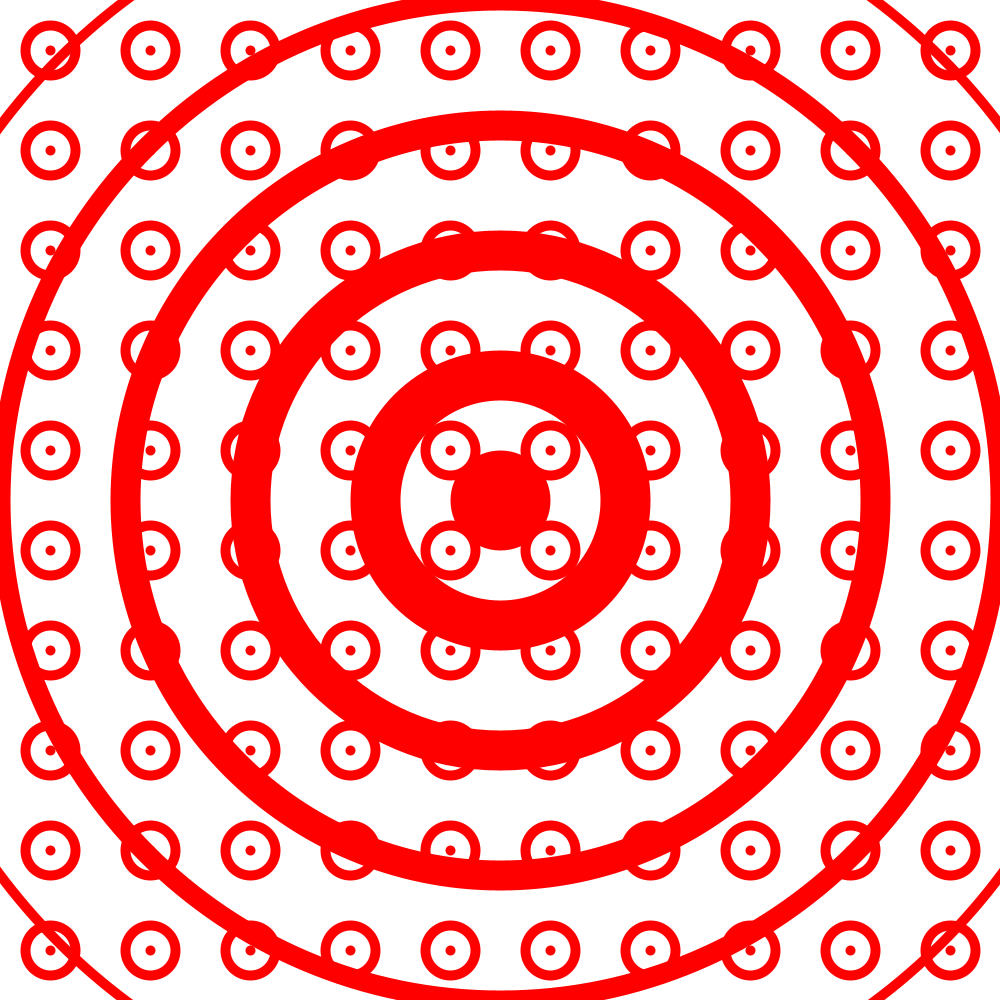
Frame 1 (no input)
Frame 60 (the mouse pressed at the canvas centre just before this capture): identical to frame 1, image omitted
Frame 120 (the mouse held since frame 60 and released just before this capture): identical to frame 1, image omitted

The Processing sketch that drew this single still picture (run headless with seeded random() and noise(); from frame 60 on, the mouse is pressed at the canvas centre):

// Processing sketch: wave_ball
// ── wave_ball.pde
// I wanted to make a bunch of rotating dots using sin() and cos()
// seems like whatever i tried to use to animate this didn't work out so i became frustrated
// started to see red
// and i needed to go to target later on in the day... so
// i decided to make a bunch of mini target signs with an example i found online
// helped me comprehend a bit more of what the for() loops do but still havent't mastered


void setup() {
  size(1000, 1000);
  //background(20, 30, 40);
}

void draw() {


  background(255);
  translate(50, 50);
  for (int x = 0; x < 950; x = x + 100) {
    for (int y = 0; y < 950; y = y + 100) {
      pushMatrix();
      stroke(255, 0, 0);
      strokeWeight(10);
      point (x, y);
      noFill();
      circle(x, y, 50);
      popMatrix();
    }
  }
  // I didn't want the other circles to be part of the loop as to not mess with it
  // turns out if it's inputed in, nothing changes
  // i needed to bring it to a center point however i had already changed the POO
  //POO = Point Of Origin (lol)
  translate(450, 450);
  strokeWeight(100);
  point(0, 0);
  strokeWeight(50);
  circle(0, 0, 250);
  strokeWeight(40);
  circle(0, 0, 500);
  strokeWeight(30);
  circle(0, 0, 750);
  strokeWeight(20);
  circle(0, 0, 1000);
  strokeWeight(10);
  circle(0,0, 1250);

  save("Bullseye.png");
}

//Example i found to help me understand a little more

// for (int i = 120; i < 320; i = i + 20) {
//  for (int j = 0; j < 320; j = j + 20) {
//    point(i, j);
//  }
//}


//Something I was Working on before that i couldn't figure out

//   float x1 = 0.94;
//float y1 = 0.22;
//float bowie = radians(i);
//float radius = 0.5;
//float x = x1 * i + cos(bowie) + radius;
//float y = y1 * i + sin(bowie) + radius;
//strokeWeight(0);
//noFill();
//ellipse(x,y, 1500, 1500);

//strokeWeight(25);
//   point(x, 0+250*sin(x));
